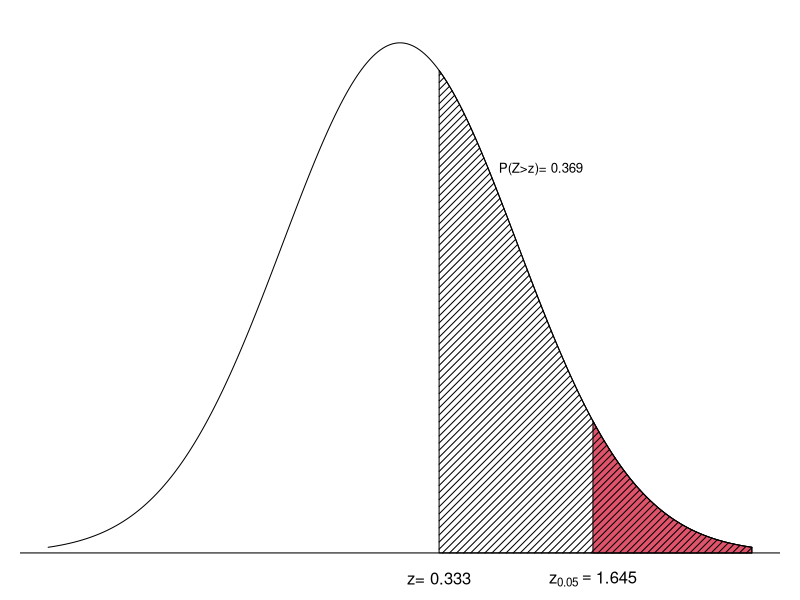

Write R code to recreate this figure.
tmp <- read.table("../data/restitution.txt", header=T)
rel <- ifelse(tmp$rst < 0.4134 | tmp$rst > 0.4374, 1, 0)

n <- length(rel)
nos <- sum(rel)
sp <- nos / n
hp <- 0.1
(z <- (sp - hp) / sqrt( ( hp*(1-hp) )/n ) )

alpha <- 0.05
( c.u <- qnorm(1-alpha) )
( p.value <- 1 - pnorm(z) )

prop.test(nos, n, p=0.1, alternative="greater", correct=FALSE)

# 도표 출력 : 그림 6-9
par(mar=c(0,1,1,1))
x <- seq(-3, 3, by=0.001)
y <- dnorm(x)
plot(x, y, type="l", axes=F, ylim=c(-0.02, 0.4), main="", xlab="z", ylab="")
abline(h=0)

polygon(c(c.u, x[x>c.u], 3), c(0, y[x>c.u], 0), col=2)
text(c.u, -0.02, expression(z[0.05]==1.645))

polygon(c(z, x[x>z], 3), c(0, y[x>z], 0), density=20, angle=45)
text(z, -0.02, paste("z=", round(z, 3)))
text(1.2, 0.3, paste("P(Z>z)=", round(p.value, 3)), cex=0.8)